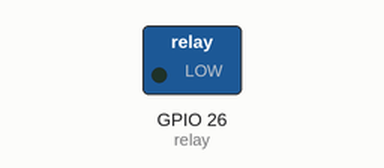
Simulated run of this sketch. Board: ESP32. Parts: switched loads named in the sketch (green lamp = pin HIGH). What the sketch prints to the serial monitor is not drawn.

Above: at 0.5 s.
At 3.5 s:
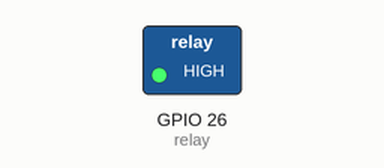
Timing chart, 0 to 7.8 s (numbered marks = the images above):
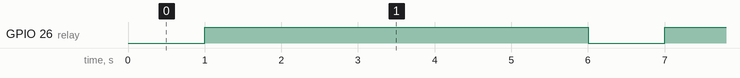

The sketch:

relay_testing.ino
```cpp
const int relay = 26;
void setup()
{
  Serial.begin(115200);
  pinMode(relay,OUTPUT);
}

void loop()
{
  //Using normally closed configuration on relay
  digitalWrite(relay, LOW);
  Serial.print("Current not flowing");

  delay(1000); //turns off for a second

  digitalWrite(relay, HIGH);
  Serial.print("Current flowing");

  delay(5000); //turns on for five seconds
 }
```

Measured:
- by itself, GPIO 26 (relay): alternates HIGH for 5.0 s and LOW for 1.0 s
